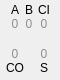
   <widget class="QWidget" name="adder_7" native="true">
    <property name="geometry">
     <rect>
      <x>114</x>
      <y>202</y>
      <width>60</width>
      <height>80</height>
     </rect>
    </property>
    <property name="styleSheet">
     <string notr="true">QWidget#adder_7 {
	background-color: rgb(227, 228, 230);
	border: 3px solid #d7d7d9;
	border-radius: 10px;
}
QWidget {
	font: 700 7pt &quot;Montserrat&quot;;
}</string>
    </property>
    <widget class="QLabel" name="connect_A_7">
     <property name="geometry">
      <rect>
       <x>5</x>
       <y>3</y>
       <width>20</width>
       <height>35</height>
      </rect>
     </property>
     <property name="text">
      <string>A&lt;br&gt;&lt;span style=&quot; color:#8d8e8e;&quot;&gt;0&lt;/span&gt;</string>
     </property>
     <property name="alignment">
      <set>Qt::AlignHCenter|Qt::AlignTop</set>
     </property>
    </widget>
    <widget class="QLabel" name="connect_B_7">
     <property name="geometry">
      <rect>
       <x>19</x>
       <y>3</y>
       <width>20</width>
       <height>35</height>
      </rect>
     </property>
     <property name="text">
      <string>B&lt;br&gt;&lt;span style=&quot; color:#8d8e8e;&quot;&gt;0&lt;/span&gt;</string>
     </property>
     <property name="alignment">
      <set>Qt::AlignHCenter|Qt::AlignTop</set>
     </property>
    </widget>
    <widget class="QLabel" name="connect_CI_7">
     <property name="geometry">
      <rect>
       <x>34</x>
       <y>3</y>
       <width>20</width>
       <height>35</height>
      </rect>
     </property>
     <property name="text">
      <string>CI&lt;br&gt;&lt;span style=&quot; color:#8d8e8e;&quot;&gt;0&lt;/span&gt;</string>
     </property>
     <property name="alignment">
      <set>Qt::AlignHCenter|Qt::AlignTop</set>
     </property>
    </widget>
    <widget class="QLabel" name="connect_CO_7">
     <property name="geometry">
      <rect>
       <x>5</x>
       <y>40</y>
       <width>20</width>
       <height>35</height>
      </rect>
     </property>
     <property name="text">
      <string>&lt;span style=&quot; color:#8d8e8e;&quot;&gt;0&lt;/span&gt;&lt;br&gt;CO</string>
     </property>
     <property name="alignment">
      <set>Qt::AlignBottom|Qt::AlignHCenter</set>
     </property>
    </widget>
    <widget class="QLabel" name="connect_S_7">
     <property name="geometry">
      <rect>
       <x>34</x>
       <y>40</y>
       <width>20</width>
       <height>35</height>
      </rect>
     </property>
     <property name="text">
      <string>&lt;span style=&quot; color:#8d8e8e;&quot;&gt;0&lt;/span&gt;&lt;br&gt;S</string>
     </property>
     <property name="alignment">
      <set>Qt::AlignBottom|Qt::AlignHCenter</set>
     </property>
    </widget>
   </widget>
